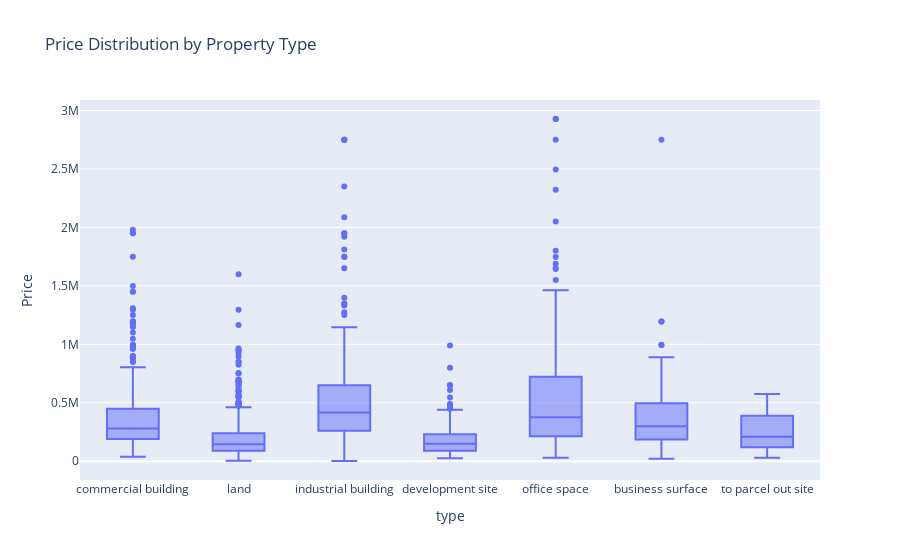

Notebook code for this chart:
### Code cell
# Remove outliers above 4M
clean_df = property_df.copy()
clean_df = property_df[property_df['Price'] <= 3_000_000]

# Outliers Describe price by type (now using cleaned data)
fig = px.box(clean_df, x='type', y='Price',
             title='Price Distribution by Property Type')
fig.show()

# Show top 10 highest prices in each type (using cleaned data)
clean_df[clean_df['type'].isin(['industrial building', 'office space'])] \
    .sort_values('Price', ascending=False) \
    .head(20)

### Figure 1 — Plotly figure (JSON) as saved in the notebook; plotly's stock layout.template omitted (floating-point values rounded to 4 significant figures; data arrays with more than 128 entries replaced by an {"elided": "..."} marker saying what was removed)
{"data": [{"alignmentgroup": "True", "hovertemplate": "type=%{x}<br>Price=%{y}<extra></extra>", "legendgroup": "", "marker": {"color": "#636efa"}, "name": "", "notched": false, "offsetgroup": "", "orientation": "v", "showlegend": false, "type": "box", "x": {"elided": "1792 str values"}, "x0": " ", "xaxis": "x", "y": {"elided": "1792 float values"}, "y0": " ", "yaxis": "y"}], "layout": {"boxmode": "group", "legend": {"tracegroupgap": 0}, "title": {"text": "Price Distribution by Property Type"}, "xaxis": {"anchor": "y", "domain": [0, 1], "title": {"text": "type"}}, "yaxis": {"anchor": "x", "domain": [0, 1], "title": {"text": "Price"}}}}
